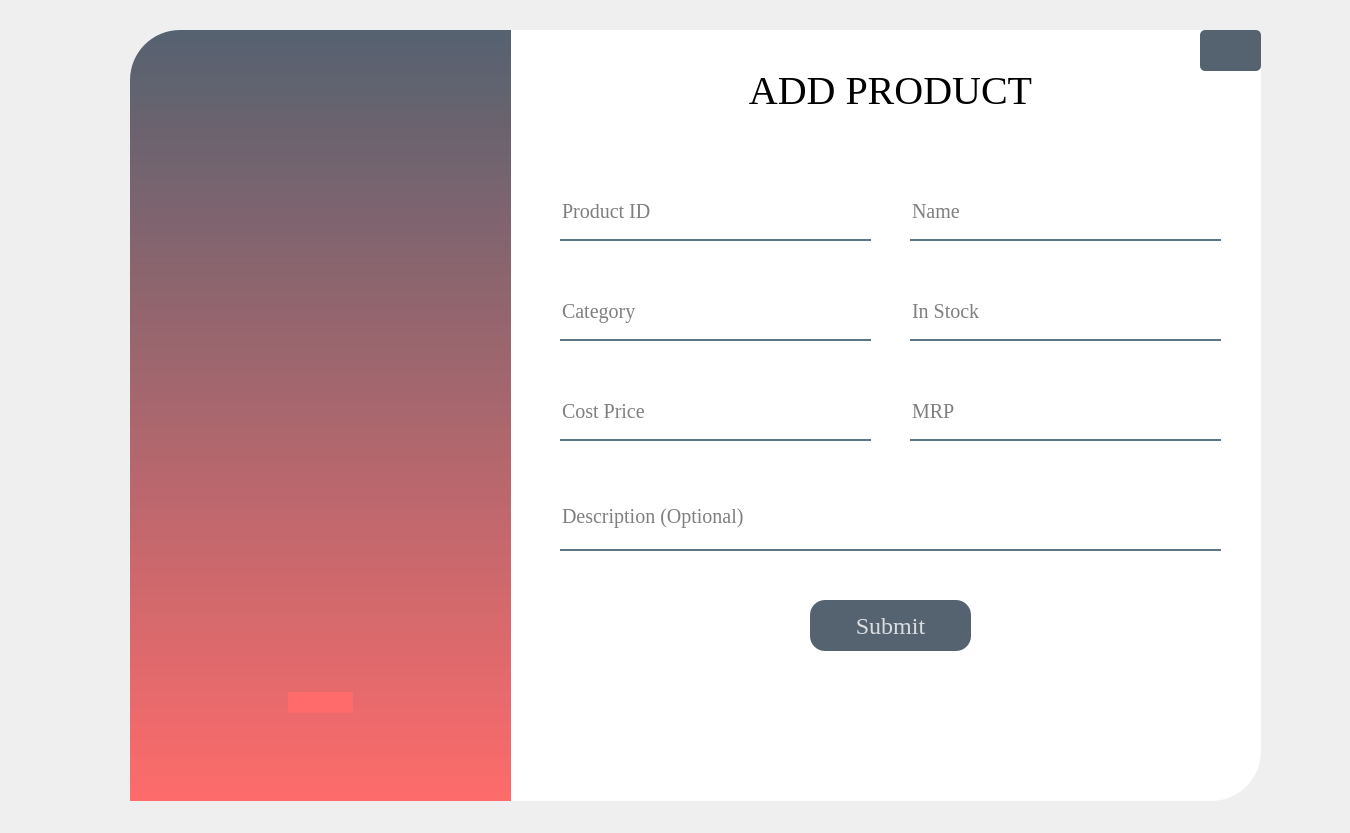
<?xml version="1.0" encoding="UTF-8"?>
<ui version="4.0">
 <class>addProduct_Window</class>
 <widget class="QWidget" name="addProduct_Window">
  <property name="geometry">
   <rect>
    <x>0</x>
    <y>0</y>
    <width>1350</width>
    <height>833</height>
   </rect>
  </property>
  <property name="windowTitle">
   <string>Form</string>
  </property>
  <property name="styleSheet">
   <string notr="true">QPushButton{
background-color:rgba(85,98,112,255);
color:rgba(255,255,255,200);
border-radius:25px

}

QPushButton:hover{
background-color:rgba(255,107,107,255);

}

QPushButton:pressed{
padding-left:5px;
padding-top:5px;
background-color:rgba(255,107,107,255):
backgound-position:calc(100% -10px)center:
}
</string>
  </property>
  <widget class="QLabel" name="label">
   <property name="geometry">
    <rect>
     <x>130</x>
     <y>30</y>
     <width>1131</width>
     <height>771</height>
    </rect>
   </property>
   <property name="cursor">
    <cursorShape>ArrowCursor</cursorShape>
   </property>
   <property name="styleSheet">
    <string notr="true">background-color:rgba(255,255,255,255);
border-bottom-right-radius:50px;
border-top-left-radius:50px;
border-top-right-radius:5px;</string>
   </property>
   <property name="text">
    <string>TextLabel</string>
   </property>
  </widget>
  <widget class="QLabel" name="label_2">
   <property name="geometry">
    <rect>
     <x>130</x>
     <y>30</y>
     <width>381</width>
     <height>771</height>
    </rect>
   </property>
   <property name="styleSheet">
    <string notr="true">background-color: qlineargradient(spread:pad, x1:0, y1:0, x2:0, y2:1, stop:0 rgba(85, 98,112, 255), stop:1 rgba(255, 107, 107, 255));
border-top-left-radius:50px;</string>
   </property>
   <property name="text">
    <string/>
   </property>
  </widget>
  <widget class="QLabel" name="label_3">
   <property name="geometry">
    <rect>
     <x>670</x>
     <y>50</y>
     <width>441</width>
     <height>81</height>
    </rect>
   </property>
   <property name="font">
    <font>
     <family>Times New Roman</family>
     <pointsize>30</pointsize>
     <weight>50</weight>
     <italic>false</italic>
     <bold>false</bold>
     <underline>false</underline>
     <strikeout>false</strikeout>
    </font>
   </property>
   <property name="styleSheet">
    <string notr="true">color: #000;</string>
   </property>
   <property name="text">
    <string>ADD PRODUCT</string>
   </property>
   <property name="alignment">
    <set>Qt::AlignCenter</set>
   </property>
   <property name="wordWrap">
    <bool>false</bool>
   </property>
  </widget>
  <widget class="QLineEdit" name="productId_LE">
   <property name="geometry">
    <rect>
     <x>560</x>
     <y>190</y>
     <width>311</width>
     <height>51</height>
    </rect>
   </property>
   <property name="font">
    <font>
     <family>Times New Roman</family>
     <pointsize>15</pointsize>
    </font>
   </property>
   <property name="styleSheet">
    <string notr="true">background-color:rgba(0,0,0,0);
border:none;
border-bottom:2px solid rgba(46,82,101,200);
color:rgba(0,0,0.240);
padding-bottom:7px;</string>
   </property>
   <property name="text">
    <string/>
   </property>
   <property name="echoMode">
    <enum>QLineEdit::Normal</enum>
   </property>
   <property name="placeholderText">
    <string>Product ID</string>
   </property>
  </widget>
  <widget class="QLineEdit" name="category_LE">
   <property name="geometry">
    <rect>
     <x>560</x>
     <y>290</y>
     <width>311</width>
     <height>51</height>
    </rect>
   </property>
   <property name="font">
    <font>
     <family>Times New Roman</family>
     <pointsize>15</pointsize>
    </font>
   </property>
   <property name="styleSheet">
    <string notr="true">background-color:rgba(0,0,0,0);
border:none;
border-bottom:2px solid rgba(46,82,101,200);
color:rgba(0,0,0.240);
padding-bottom:7px;</string>
   </property>
   <property name="text">
    <string/>
   </property>
   <property name="echoMode">
    <enum>QLineEdit::Normal</enum>
   </property>
   <property name="placeholderText">
    <string>Category</string>
   </property>
  </widget>
  <widget class="QPushButton" name="submit_btn">
   <property name="geometry">
    <rect>
     <x>810</x>
     <y>600</y>
     <width>161</width>
     <height>51</height>
    </rect>
   </property>
   <property name="font">
    <font>
     <family>Times New Roman</family>
     <pointsize>18</pointsize>
     <weight>50</weight>
     <bold>false</bold>
    </font>
   </property>
   <property name="cursor">
    <cursorShape>OpenHandCursor</cursorShape>
   </property>
   <property name="mouseTracking">
    <bool>false</bool>
   </property>
   <property name="tabletTracking">
    <bool>false</bool>
   </property>
   <property name="styleSheet">
    <string notr="true">border-radius:15px;</string>
   </property>
   <property name="text">
    <string>Submit</string>
   </property>
  </widget>
  <widget class="QLabel" name="label_4">
   <property name="geometry">
    <rect>
     <x>130</x>
     <y>400</y>
     <width>381</width>
     <height>541</height>
    </rect>
   </property>
   <property name="font">
    <font>
     <family>Mountain</family>
     <pointsize>210</pointsize>
    </font>
   </property>
   <property name="styleSheet">
    <string notr="true">color:rgba(255,107,107,255);</string>
   </property>
   <property name="text">
    <string>-</string>
   </property>
   <property name="alignment">
    <set>Qt::AlignCenter</set>
   </property>
  </widget>
  <widget class="QLineEdit" name="description_LE">
   <property name="geometry">
    <rect>
     <x>560</x>
     <y>490</y>
     <width>661</width>
     <height>61</height>
    </rect>
   </property>
   <property name="font">
    <font>
     <family>Times New Roman</family>
     <pointsize>15</pointsize>
    </font>
   </property>
   <property name="styleSheet">
    <string notr="true">background-color:rgba(0,0,0,0);
border:none;
border-bottom:2px solid rgba(46,82,101,200);
color:rgba(0,0,0.240);
padding-bottom:7px;</string>
   </property>
   <property name="text">
    <string/>
   </property>
   <property name="echoMode">
    <enum>QLineEdit::Normal</enum>
   </property>
   <property name="placeholderText">
    <string>Description (Optional)</string>
   </property>
  </widget>
  <widget class="QLineEdit" name="inStock_LE">
   <property name="geometry">
    <rect>
     <x>910</x>
     <y>290</y>
     <width>311</width>
     <height>51</height>
    </rect>
   </property>
   <property name="font">
    <font>
     <family>Times New Roman</family>
     <pointsize>15</pointsize>
    </font>
   </property>
   <property name="styleSheet">
    <string notr="true">background-color:rgba(0,0,0,0);
border:none;
border-bottom:2px solid rgba(46,82,101,200);
color:rgba(0,0,0.240);
padding-bottom:7px;</string>
   </property>
   <property name="text">
    <string/>
   </property>
   <property name="echoMode">
    <enum>QLineEdit::Normal</enum>
   </property>
   <property name="placeholderText">
    <string>In Stock</string>
   </property>
  </widget>
  <widget class="QLineEdit" name="name_LE">
   <property name="geometry">
    <rect>
     <x>910</x>
     <y>190</y>
     <width>311</width>
     <height>51</height>
    </rect>
   </property>
   <property name="font">
    <font>
     <family>Times New Roman</family>
     <pointsize>15</pointsize>
    </font>
   </property>
   <property name="styleSheet">
    <string notr="true">background-color:rgba(0,0,0,0);
border:none;
border-bottom:2px solid rgba(46,82,101,200);
color:rgba(0,0,0.240);
padding-bottom:7px;</string>
   </property>
   <property name="text">
    <string/>
   </property>
   <property name="echoMode">
    <enum>QLineEdit::Normal</enum>
   </property>
   <property name="placeholderText">
    <string>Name</string>
   </property>
  </widget>
  <widget class="QLineEdit" name="mrp_LE">
   <property name="geometry">
    <rect>
     <x>910</x>
     <y>390</y>
     <width>311</width>
     <height>51</height>
    </rect>
   </property>
   <property name="font">
    <font>
     <family>Times New Roman</family>
     <pointsize>15</pointsize>
    </font>
   </property>
   <property name="styleSheet">
    <string notr="true">background-color:rgba(0,0,0,0);
border:none;
border-bottom:2px solid rgba(46,82,101,200);
color:rgba(0,0,0.240);
padding-bottom:7px;</string>
   </property>
   <property name="echoMode">
    <enum>QLineEdit::Normal</enum>
   </property>
   <property name="placeholderText">
    <string>MRP</string>
   </property>
  </widget>
  <widget class="QLineEdit" name="costPrice_LE">
   <property name="geometry">
    <rect>
     <x>560</x>
     <y>390</y>
     <width>311</width>
     <height>51</height>
    </rect>
   </property>
   <property name="font">
    <font>
     <family>Times New Roman</family>
     <pointsize>15</pointsize>
    </font>
   </property>
   <property name="styleSheet">
    <string notr="true">background-color:rgba(0,0,0,0);
border:none;
border-bottom:2px solid rgba(46,82,101,200);
color:rgba(0,0,0.240);
padding-bottom:7px;</string>
   </property>
   <property name="text">
    <string/>
   </property>
   <property name="echoMode">
    <enum>QLineEdit::Normal</enum>
   </property>
   <property name="placeholderText">
    <string>Cost Price</string>
   </property>
  </widget>
  <widget class="QPushButton" name="pushButton_2">
   <property name="geometry">
    <rect>
     <x>1200</x>
     <y>30</y>
     <width>61</width>
     <height>41</height>
    </rect>
   </property>
   <property name="font">
    <font>
     <pointsize>-1</pointsize>
    </font>
   </property>
   <property name="cursor">
    <cursorShape>PointingHandCursor</cursorShape>
   </property>
   <property name="styleSheet">
    <string notr="true">font-size:20px;
image: url(:/images/back2.png);
text-align: center;
border-radius:5px;</string>
   </property>
   <property name="text">
    <string/>
   </property>
  </widget>
  <widget class="QLabel" name="label_5">
   <property name="geometry">
    <rect>
     <x>740</x>
     <y>680</y>
     <width>421</width>
     <height>91</height>
    </rect>
   </property>
   <property name="font">
    <font>
     <family>Times New Roman</family>
     <pointsize>22</pointsize>
     <weight>50</weight>
     <italic>false</italic>
     <bold>false</bold>
     <underline>false</underline>
     <strikeout>false</strikeout>
    </font>
   </property>
   <property name="styleSheet">
    <string notr="true">color: #6B6B6B;</string>
   </property>
   <property name="text">
    <string/>
   </property>
   <property name="alignment">
    <set>Qt::AlignCenter</set>
   </property>
   <property name="wordWrap">
    <bool>false</bool>
   </property>
  </widget>
  <widget class="QLabel" name="label_6">
   <property name="geometry">
    <rect>
     <x>670</x>
     <y>690</y>
     <width>91</width>
     <height>71</height>
    </rect>
   </property>
   <property name="styleSheet">
    <string notr="true"/>
   </property>
   <property name="text">
    <string/>
   </property>
  </widget>
 </widget>
 <resources>
  <include location="res.qrc"/>
 </resources>
 <connections/>
</ui>
